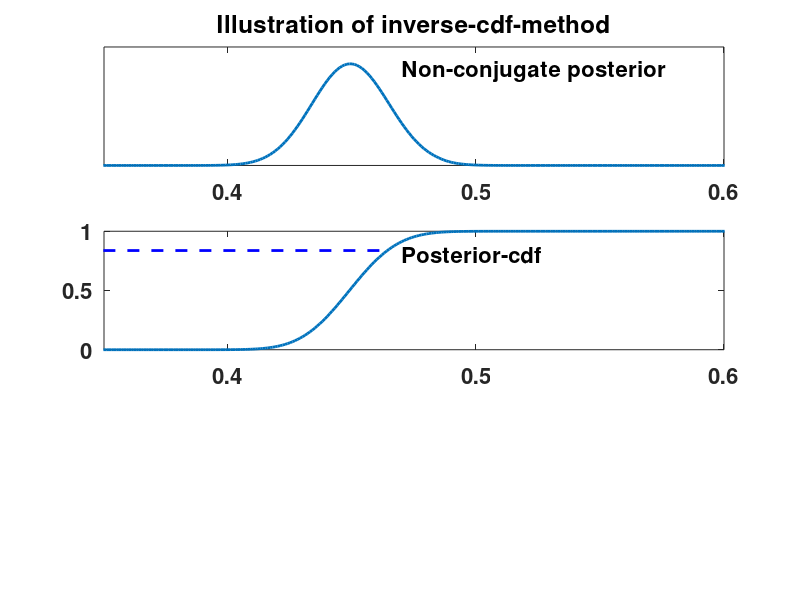

Reproduce this figure in MATLAB. (Note: this script raises an error after producing the figure.)
% Bayesian data analysis
% Aki Vehtari <Aki.Vehtari@aalto.fi>

% Calculate the posterior distribution on a discrete grid of points by
% multiplying the likelihood and a non-conjugate prior at each point,
% and normalizing over the points. Simulate samples from the resulting
% non-standard posterior distribution using inverse cdf using the
% discrete grid.

% Set general figure properties
clf
set(gcf,'DefaultTextFontSize',16,'DefaultTextFontWeight','bold')
set(gcf,'DefaultAxesFontSize',16,'DefaultAxesFontWeight','bold')
set(gcf,'DefaultLineLineWidth',2)

% First subplot
subplot(3,1,1)
% Plot posterior with uniform prior
% data (437,543) and uniform prior (Beta(1,1))
a=438;b=544;
x=0.35:0.001:0.6;
plot(x,betapdf(x,a,b))
% decorations
xlim([0.35 0.6])
set(gca,'Ytick',[]);
text(0.36,max(ylim)*0.8,'Poster with uniform prior is Beta(438,544)')

% Pause for enter
pause
% Second subplot
subplot(3,1,2)
% Compute the density of non-conjugate prior in discrete points, i.e. in a grid
% this non-conjugate prior is the same as in figure 2.4 in the book
px=0:0.001:1;pp=ones(size(px));
pi1=find(px==0.385);
pi2=find(px==0.485);
pi3=find(px==0.585);
pm=11;
pp(pi1:pi2)=linspace(1,pm,length(pi1:pi2));
pp(pi3:-1:pi2)=linspace(1,pm,length(pi1:pi2));
% normalize the prior
pp=pp./sum(pp);
% plot non-conjugate prior (XAxis [0,1])
plot(px,pp)
% decorations
set(gca,'Ytick',[]);
text(0.03,max(ylim)*0.8,'Non-conjugate prior')

% pause for enter
pause
% plot non-conjugate prior again with tighter xlim (XAxis [0.35 0.6])
plot(px,pp)
% decorations
xlim([0.35 0.6])
set(gca,'Ytick',[]);
text(0.36,max(ylim)*0.8,'Non-conjugate prior')

% pause for enter
pause
% third subplot
subplot(3,1,3)
% compute the un-normalized non-conjugate posterior in a grid
po=betapdf(px,a,b).*pp;
% normalize the posterior
po=po./sum(po);
% plot the non-conjugate posterior (XAxis [0.35 0.6])
plot(px,po)
% decorations
xlim([0.35 0.6])
set(gca,'Ytick',[]);
text(0.36,max(ylim)*0.8,'Non-conjugate posterior')

pause

% next demonstrate inverse cdf sampling
% clear figure
clf
% first subplot
subplot(3,1,1)
% plot the non-conjugate posterior (XAxis [0.35 0.6])
plot(px,po)
% decorations
set(gca,'XLim',[0.35 0.6],'Xtick',[0.4:0.1:0.6])
set(gca,'Ytick',[]);
text(0.47,max(ylim)*0.8,'Non-conjugate posterior')
title('Illustration of inverse-cdf-method')

pause

% second subplot
subplot(3,1,2)
% compute the cumulative density in a grid
pc=cumsum(po);
% Plot non-conjugate posterior-cdf (XAxis [0.35 0.6])
plot(px,pc)
% decorations
set(gca,'XLim',[0.35 0.6],'Xtick',[0.4:0.1:0.6])
set(gca,'Ytick',[0 0.5 1]);
h=text(0.47,max(ylim)*0.8,'Posterior-cdf');
% draw now
drawnow

% Inverse-cdf sampling
% In matlab it is more efficient to call rand once and get vector
% of random numbers
% rand returns uniform random numbers [0,1]
% rng(state) is used to set state of the randon number generator
rng(2601)
r=rand(1,10000);
% for inverse-cdf we need to start cdf from exact zero
% for plotting this did not matter
qc=[0 pc];
clear rr
for i1=1:10000
  % finding the value for which cdf is equal to the sampled uniform number
  rr(i1)=px(sum(qc<r(i1)));
end
% alternatively use catrand which is usually faster approach
% rr=px(catrand(po,1,10000));

% wait for enter
pause

% now animate inverse-cdf sampling
% start with illustrating first iteration
i1=1;
h1=line([0 rr(i1)],[r(i1) r(i1)],'LineStyle','--','Color','b');
ht=text(0.352,r(i1),'Sample uniformly from [0,1]','FontSize',14,'Fontweight','bold','VerticalAlign','top');
% pause
pause
delete(ht)
h2=line([rr(i1) rr(i1)],[r(i1) 0],'LineStyle','--','Color','b');
line(rr(i1),0,'LineStyle','none','Color','b','Marker','.')
ht=text(rr(i1),0.1,' Find corresponding value from cdf','FontSize',14,'Fontweight','bold');
% wait for enter
pause

% delete the first illustration
delete(h1)
delete(h2)
delete(ht)

% animate inverse cdf-sampling for next 99 iterations
for i1=2:100
  h1=line([0 rr(i1)],[r(i1) r(i1)],'LineStyle','--','Color','b');
  h2=line([rr(i1) rr(i1)],[r(i1) 0],'LineStyle','--','Color','b');
  line(rr(i1),0,'LineStyle','none','Color','b','Marker','.')
  % pause for a decreasing amount of time
  pause(1.5/(1+i1))
  delete(h1)
  delete(h2)
end

pause

% third subplot
subplot(3,1,3)
% and finally plot histogram of posterior samples
% data (437,543) and non-conjugate prior
hist(rr,30)
% decorations
xlim([0.35 0.6])
set(gca,'Ytick',[]);
h=text(0.47,max(ylim)*0.8,'Histogram of posterior samples');
